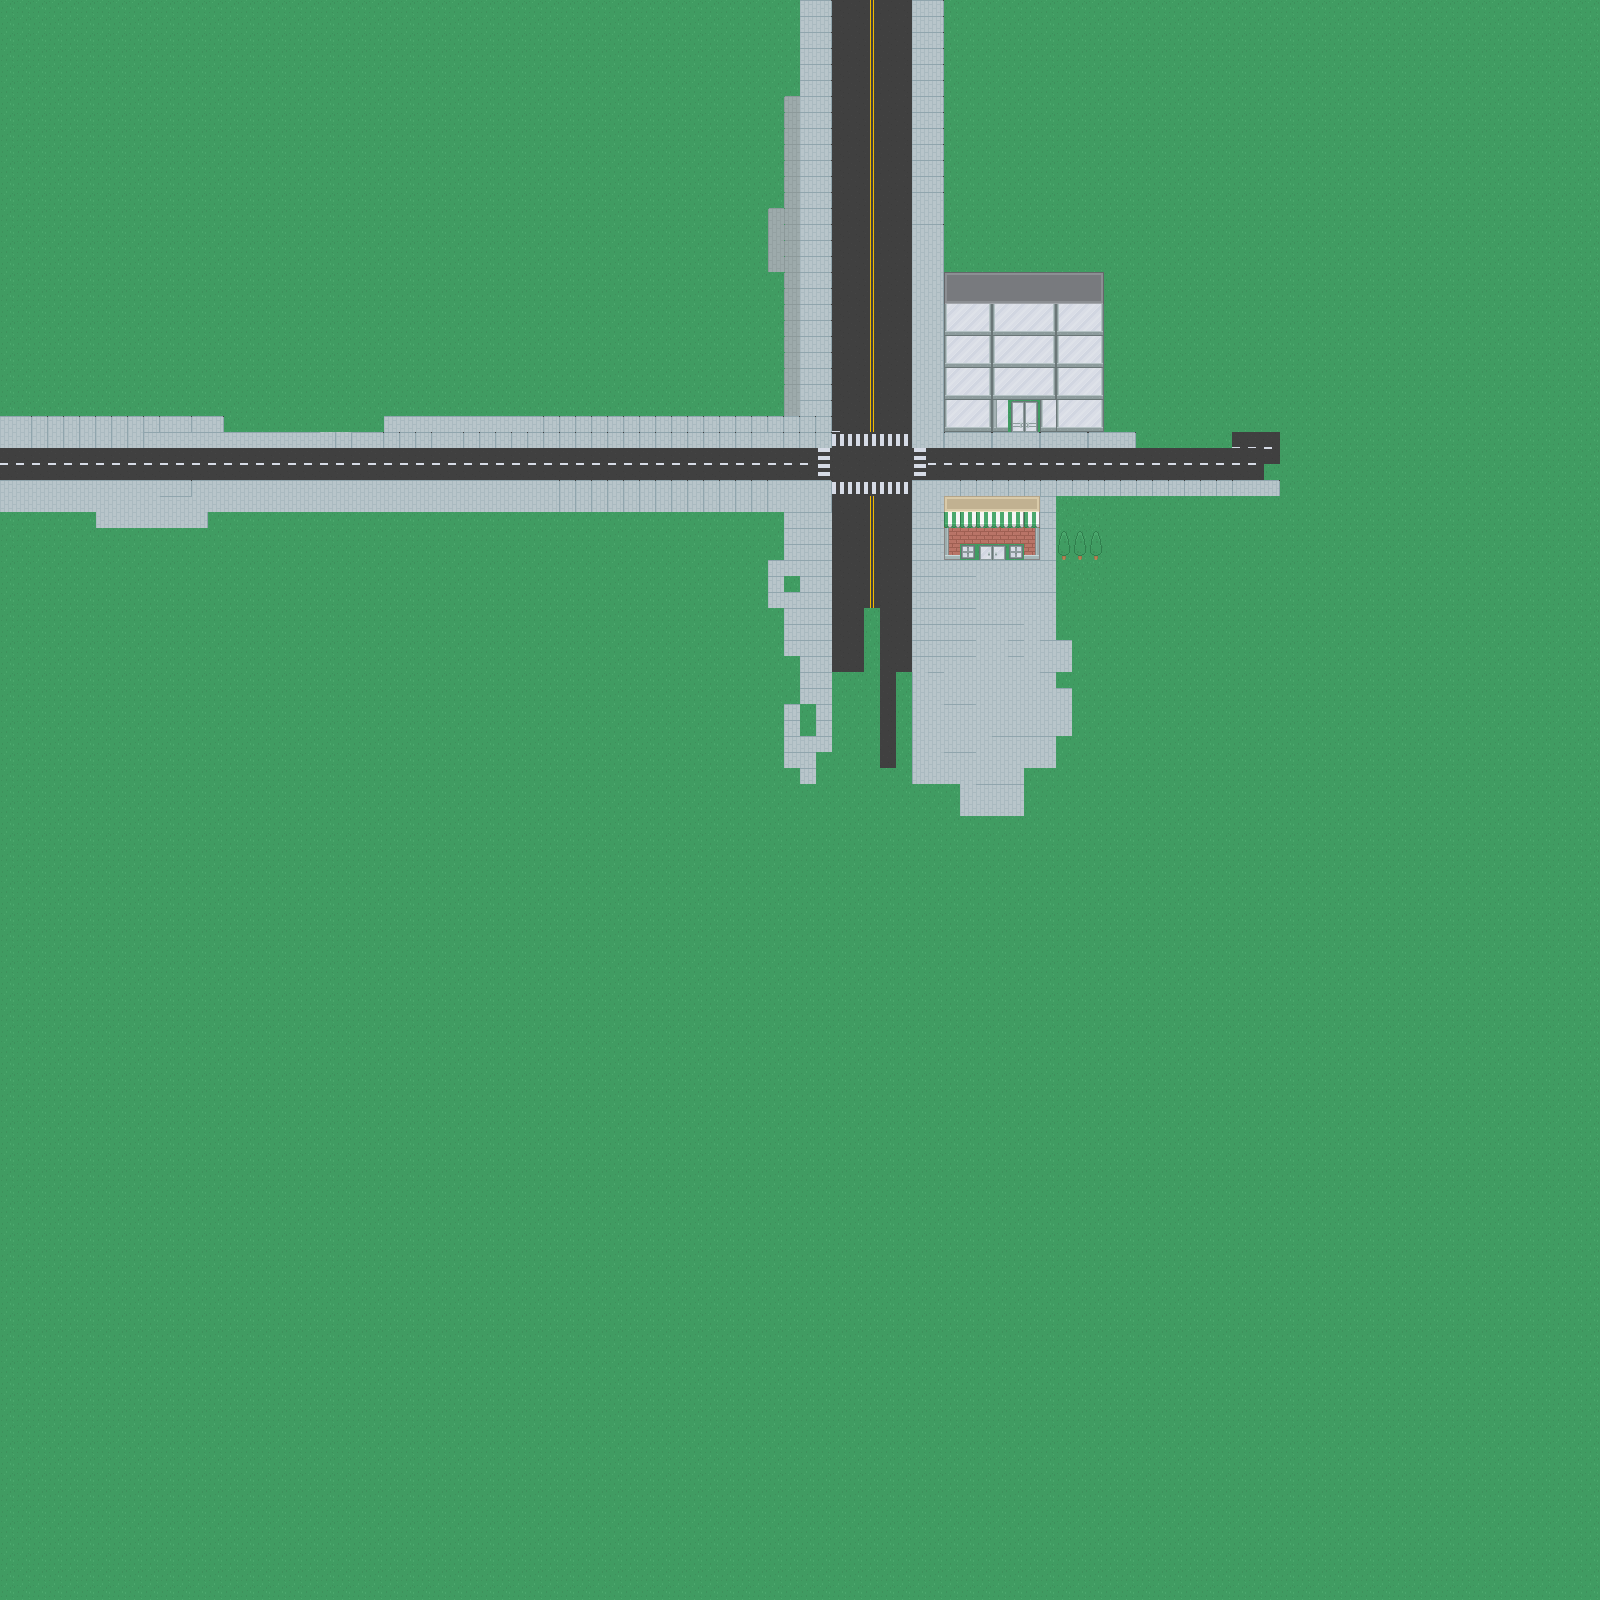

Below is a game level as drawn by its tile map, then a one-line description and the .tmx that defines it (tile-layer data replaced by summaries):
An orthogonal 100x100 tile map with 16x16 px tiles, 2 tile layers (background, road).

<map version="1.2" tiledversion="1.2.4" orientation="orthogonal" renderorder="right-down" width="100" height="100" tilewidth="16" tileheight="16" infinite="0" nextlayerid="4" nextobjectid="1">
 <tileset firstgid="1" source="roguelikeCity_magenta.tsx" />
 <layer id="3" name="background" width="100" height="100">
  <data>[10000 cells, 10000 non-empty, 1 distinct tile ids]</data>
 </layer>
 <layer id="1" name="road" width="100" height="100">
  <data>[10000 cells, 1072 non-empty, 51 distinct tile ids]</data>
 </layer>
 <objectgroup id="2" name="Object Layer 1" />
</map>
